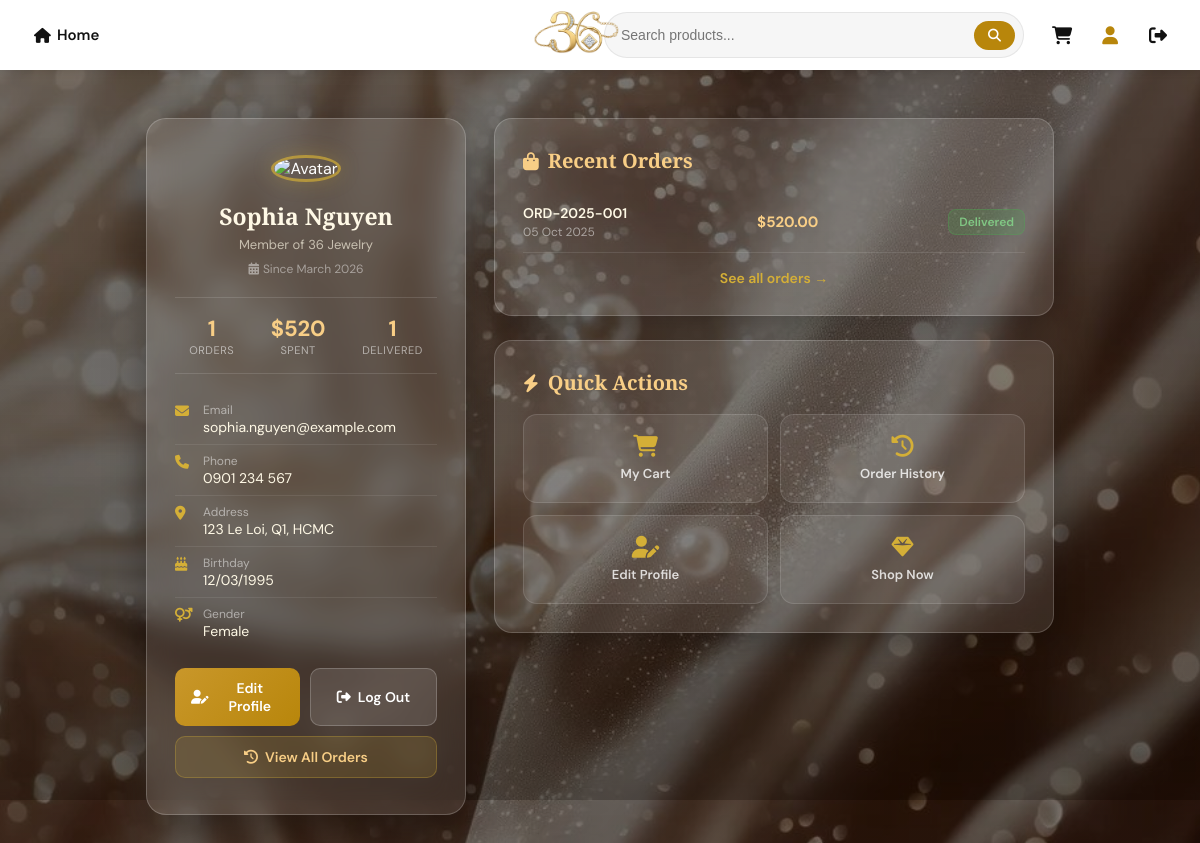
The app's page /User/users/profile.php (signed in) with its own data.
### tables this page shows
CREATE TABLE `customers` (
  `id` int(11) NOT NULL AUTO_INCREMENT,
  `user_id` int(11) NOT NULL,
  `full_name` varchar(255) NOT NULL,
  `phone` varchar(20) DEFAULT NULL,
  `address` text DEFAULT NULL,
  `birthday` date DEFAULT NULL,
  `gender` enum('Male','Female','Other') DEFAULT NULL,
  `avatar` varchar(255) DEFAULT NULL,
  `created_at` timestamp NOT NULL DEFAULT current_timestamp(),
  PRIMARY KEY (`id`),
  UNIQUE KEY `user_id` (`user_id`),
  CONSTRAINT `customers_ibfk_1` FOREIGN KEY (`user_id`) REFERENCES `users` (`id`) ON DELETE CASCADE
);

CREATE TABLE `users` (
  `id` int(11) NOT NULL AUTO_INCREMENT,
  `username` varchar(100) DEFAULT NULL,
  `email` varchar(100) DEFAULT NULL,
  `password` varchar(255) DEFAULT NULL,
  `status` enum('Active','Locked') NOT NULL DEFAULT 'Active',
  `created_at` timestamp NOT NULL DEFAULT current_timestamp(),
  `role` enum('user','admin') DEFAULT 'user',
  PRIMARY KEY (`id`),
  UNIQUE KEY `username` (`username`)
);

CREATE TABLE `orders` (
  `id` int(11) NOT NULL AUTO_INCREMENT,
  `order_number` varchar(50) NOT NULL,
  `customer_id` int(11) NOT NULL,
  `order_date` date NOT NULL,
  `total_amount` decimal(15,2) DEFAULT 0.00,
  `status` enum('Pending','Processed','Delivered','Cancelled') DEFAULT 'Pending',
  PRIMARY KEY (`id`),
  UNIQUE KEY `order_number` (`order_number`),
  KEY `customer_id` (`customer_id`),
  CONSTRAINT `orders_ibfk_1` FOREIGN KEY (`customer_id`) REFERENCES `customers` (`id`) ON DELETE CASCADE
);

### User/users/profile.php (the view, shortened to what this page needs)
<?php
require_once __DIR__ . '/../../config/config.php';
$user_id = (int)$_SESSION['user_id'];
$link_home        = BASE_URL . 'User/indexprofile.php';
$link_cart        = BASE_URL . 'User/users/cart.php';
$link_profile     = BASE_URL . 'User/users/profile.php';
$link_logout      = BASE_URL . 'User/users/logout.php';
$link_edit        = BASE_URL . 'User/users/edit_profile.php';
$link_history     = BASE_URL . 'User/users/history.php';
$sql_user = "
    SELECT u.username, u.email, u.created_at,
           c.full_name, c.phone, c.address, c.birthday, c.gender,
           c.avatar
    FROM users u
    LEFT JOIN customers c ON c.user_id = u.id
    WHERE u.id = ?
    LIMIT 1
";
$stmt_u = $conn->prepare($sql_user);
$stmt_u->bind_param('i', $user_id);
$stmt_u->execute();
$user = $stmt_u->get_result()->fetch_assoc();
$display_name = htmlspecialchars($user['full_name'] ?: $user['username']);
$email        = htmlspecialchars($user['email']);
$phone        = htmlspecialchars($user['phone']   ?: 'Not set');
$address      = htmlspecialchars($user['address'] ?: 'Not set');
$birthday     = $user['birthday'] ? date('d/m/Y', strtotime($user['birthday'])) : 'Not set';
$gender       = htmlspecialchars($user['gender']  ?: 'Not set');
$member_since = $user['created_at'] ? date('F Y', strtotime($user['created_at'])) : '';
if (!empty($user['avatar'])) {
    $avatar_src = BASE_URL . 'images/avatars/' . htmlspecialchars($user['avatar']);
} else {
    $avatar_src = BASE_URL . 'images/default-avatar.png';
}
$stats = ['total_orders' => 0, 'total_spent' => 0, 'pending' => 0, 'delivered' => 0];
$stmt_cid = $conn->prepare("SELECT id FROM customers WHERE user_id = ?");
$stmt_cid->bind_param('i', $user_id);
$stmt_cid->execute();
$row_c = $stmt_cid->get_result()->fetch_assoc();
$customer_id = $row_c['id'] ?? null;
$orders = [];
if ($customer_id) {
    $stmt_stat = $conn->prepare("
        SELECT COUNT(*) AS total_orders,
               COALESCE(SUM(total_amount),0) AS total_spent,
               SUM(status = 'Pending')   AS pending,
               SUM(status = 'Delivered') AS delivered
        FROM orders WHERE customer_id = ?
    ");
    $stmt_stat->bind_param('i', $customer_id);
    $stmt_stat->execute();
    $stats = $stmt_stat->get_result()->fetch_assoc();
    $stmt_o = $conn->prepare("
        SELECT id, order_number, order_date, total_amount, status
        FROM orders
        WHERE customer_id = ?
        ORDER BY order_date DESC
        LIMIT 3
    ");
    $stmt_o->bind_param('i', $customer_id);
    $stmt_o->execute();
    $orders = $stmt_o->get_result()->fetch_all(MYSQLI_ASSOC);
}
?>
<!DOCTYPE html>
<html lang="en">
<head>
  <link rel="stylesheet" href="https://cdnjs.cloudflare.com/ajax/libs/font-awesome/6.4.0/css/all.min.css">
</head>
<body>
<header class="header-container">
  <div class="search-bar">
    <div class="left">
      <a href="<?= $link_home ?>" class="home-btn"><i class="fas fa-home"></i> Home</a>
    </div>
    <div class="center">
      <a href="<?= $link_home ?>">
        <img src="<?= IMG_URL ?>36-logo.png" alt="36 Jewelry" class="header-logo">
      </a>
      <div class="search-box">
        <input type="text" id="search-input" placeholder="Search products..."
               onkeydown="if(event.key==='Enter') doSearch()">
        <button onclick="doSearch()"><i class="fas fa-search"></i></button>
      </div>
    </div>
    <div class="right">
      <a href="<?= $link_cart ?>" class="icon-link" title="Cart"><i class="fas fa-shopping-cart"></i></a>
      <a href="<?= $link_profile ?>" class="icon-link" title="Profile"><i class="fas fa-user" style="color:var(--gold)"></i></a>
      <a href="<?= $link_logout ?>" class="icon-link" title="Logout"><i class="fas fa-sign-out-alt"></i></a>
    </div>
  </div>
</header>
<div class="page-wrapper">
  <div class="profile-card">
    <form method="POST" enctype="multipart/form-data" id="avatar-form">
      <label for="avatar-file" style="cursor:pointer;">
        <div class="avatar-wrapper">
          <img src="<?= $avatar_src ?>"
               alt="Avatar"
               class="avatar"
               id="avatar-preview"
               onerror="this.src='<?= BASE_URL ?>images/default-avatar.png'">
        </div>
      </label>
    </form>
    <h2 class="profile-name"><?= $display_name ?></h2>
    <p class="profile-role">Member of 36 Jewelry</p>
    <?php if ($member_since): ?>
      <p class="member-since"><i class="fas fa-calendar-alt" style="margin-right:4px;"></i>Since <?= $member_since ?></p>
    <?php endif; ?>
    <div class="stats-row">
      <div class="stat-box">
        <div class="stat-num"><?= (int)($stats['total_orders'] ?? 0) ?></div>
        <div class="stat-lbl">Orders</div>
      </div>
      <div class="stat-box">
        <div class="stat-num">$<?= number_format((float)($stats['total_spent'] ?? 0), 0) ?></div>
        <div class="stat-lbl">Spent</div>
      </div>
      <div class="stat-box">
        <div class="stat-num"><?= (int)($stats['delivered'] ?? 0) ?></div>
        <div class="stat-lbl">Delivered</div>
      </div>
    </div>
    <div class="info-section">
      <div class="info-row">
        <i class="fas fa-envelope"></i>
        <div>
          <div class="info-label">Email</div>
          <div class="info-val"><?= $email ?></div>
        </div>
      </div>
      <div class="info-row">
        <i class="fas fa-phone"></i>
        <div>
          <div class="info-label">Phone</div>
          <div class="info-val"><?= $phone ?></div>
        </div>
      </div>
      <div class="info-row">
        <i class="fas fa-map-marker-alt"></i>
        <div>
          <div class="info-label">Address</div>
          <div class="info-val"><?= $address ?></div>
        </div>
      </div>
      <div class="info-row">
        <i class="fas fa-birthday-cake"></i>
        <div>
          <div class="info-label">Birthday</div>
          <div class="info-val"><?= $birthday ?></div>
        </div>
      </div>
      <div class="info-row">
        <i class="fas fa-venus-mars"></i>
        <div>
          <div class="info-label">Gender</div>
          <div class="info-val"><?= $gender ?></div>
        </div>
      </div>
    </div>
    <div class="btn-group">
      <div class="btn-row">
        <a href="<?= $link_edit ?>" class="btn-action btn-edit" id="btn-edit-profile">
          <i class="fas fa-user-edit"></i> Edit Profile
        </a>
        <a href="<?= $link_logout ?>" class="btn-action btn-logout" id="btn-logout">
          <i class="fas fa-sign-out-alt"></i> Log Out
        </a>
      </div>
      <a href="<?= $link_history ?>" class="btn-history" id="btn-history">
        <i class="fas fa-history"></i> View All Orders
      </a>
    </div>
  </div>
  <div class="orders-panel">
    <div class="panel-box">
      <h3 class="panel-title"><i class="fas fa-shopping-bag"></i> Recent Orders</h3>
      <?php if (empty($orders)): ?>
        <div class="no-orders">
          <i class="fas fa-box-open"></i>
          You haven't placed any orders yet.
        </div>
      <?php else: ?>
        <?php foreach ($orders as $o): ?>
          <?php
            $status_cls = 'badge-' . htmlspecialchars($o['status']);
            $odate = date('d M Y', strtotime($o['order_date']));
          ?>
          <div class="order-item">
            <div>
              <div class="order-num"><?= htmlspecialchars($o['order_number']) ?></div>
              <div class="order-date"><?= $odate ?></div>
            </div>
            <div class="order-amount">$<?= number_format((float)$o['total_amount'], 2) ?></div>
            <span class="badge-status <?= $status_cls ?>"><?= htmlspecialchars($o['status']) ?></span>
          </div>
        <?php endforeach; ?>
        <a href="<?= $link_history ?>" class="see-all-link">See all orders &rarr;</a>
      <?php endif; ?>
    </div>
    <div class="panel-box">
      <h3 class="panel-title"><i class="fas fa-bolt"></i> Quick Actions</h3>
      <div class="quick-actions">
        <a href="<?= $link_cart ?>" class="qa-btn" id="qa-cart">
          <i class="fas fa-shopping-cart"></i> My Cart
        </a>
        <a href="<?= $link_history ?>" class="qa-btn" id="qa-history">
          <i class="fas fa-history"></i> Order History
        </a>
        <a href="<?= $link_edit ?>" class="qa-btn" id="qa-edit">
          <i class="fas fa-user-edit"></i> Edit Profile
        </a>
        <a href="<?= $link_home ?>" class="qa-btn" id="qa-shop">
          <i class="fas fa-gem"></i> Shop Now
        </a>
      </div>
    </div>
  </div>
</div>
</body>
</html>

### records on screen
customers: full_name "Sophia Nguyen", user.created_at "March 2026", user.email "sophia.nguyen@example.com", phone "0901 234 567", address "123 Le Loi, Q1, HCMC", birthday "12/03/1995", gender "Female"
orders: order_number "ORD-2025-001", order_date "05 Oct 2025", total_amount "520.00", status "Delivered"

### other values on screen
$stats['total_orders'] "1"
$stats['total_spent'] "520"
$stats['delivered'] "1"
